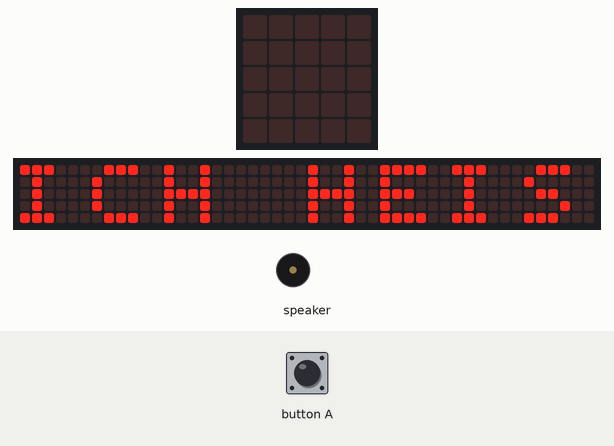
Simulated run of this program. Board: Calliope mini (MakeCode). Parts: the board's 5×5 LED display, a strip that is not on the board, showing the scrolling text unrolled, buzzer (waves = sounding). The inputs (shaded band) are chosen by the test bench. The 48×5 strip is a reading aid, not a part: it shows the text the display is scrolling, unrolled, one strip-width of it at a time.

Above: at 0.1 s.
At 5.0 s:
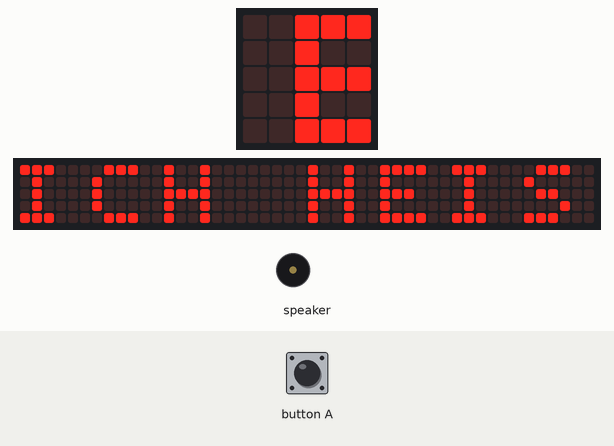
5.1 s: button A pressed for 0.15 s
At 23.4 s:
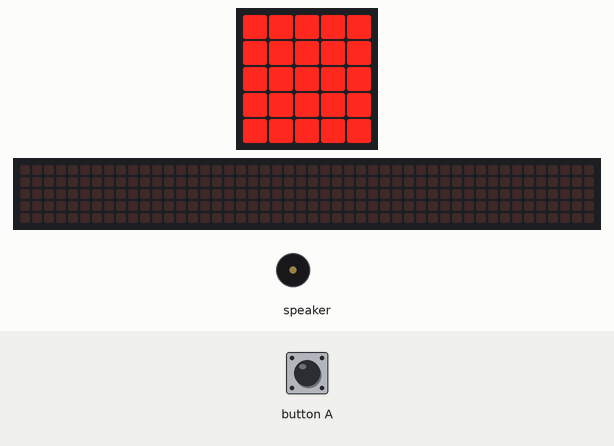
Timing chart, 0 to 25.9 s (numbered marks = the images above; inputs shaded):
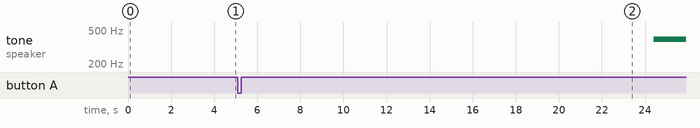

The program:

main.ts
```typescript
input.onButtonEvent(Button.A, input.buttonEventClick(), function () {
    music.playMelody("- - - - - - - - ", 120)
})
basic.showString("ICH HEISE CALLIOPE MINNI")
basic.showLeds(`
    # # # # #
    # # # # #
    # # # # #
    # # # # #
    # # # # #
    `)
basic.forever(function () {
    music.playMelody("- G F G G - - - ", 40)
    basic.showIcon(IconNames.Rabbit, 600)
})
```

test.ts
```typescript
// Hier kann man Tests durchführen; diese Datei wird nicht kompiliert, wenn dieses Paket als Erweiterung verwendet wird.
```
